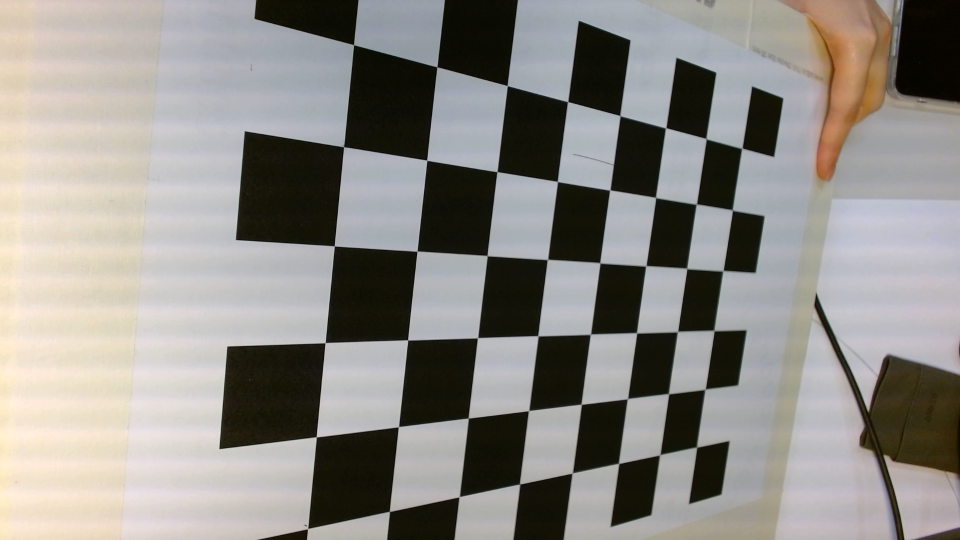
#> input picture calibration-coordinate-mapping/comparison_01_RAW.png, 1920 x 1080 px, given in place of the camera (shown at 1/2 size)
$ python detection_parameter_tuning.py --source camera --image ../calibration-coordinate-mapping/comparison_01_RAW.png
#> lines starting #> are read from the running program, lines starting #| are printed output that depends on the picture; after the words box and inside, x2 and y2 are one past the last pixel; in counts of white or black regions, pixels touching at a corner belong together
#> in _run_camera_mode, frame is the input picture: shape (1080, 1920, 3); mean B, G, R 134.8, 139.4, 142.4
from __future__ import annotations

import argparse
from dataclasses import dataclass
from pathlib import Path

import cv2
import numpy as np


@dataclass
class CalibrationSettings:
    """Detection settings mirrored from app/adapters/camera_vision.py defaults."""

    blur_kernel: int = 3
    canny_low: int = 50
    canny_high: int = 150
    dilate_kernel: int = 3
    dilate_iterations: int = 1
    area_min: int = 8000
    area_max: int = 150000
    approx_epsilon: float = 0.02
    vertices_min: int = 4
    vertices_max: int = 8
    aspect_min: float = 1.05
    aspect_max: float = 3.5
    max_mean_gray: int = 150


WINDOW_NAME = "NenaBot Detection Parameter Tuning"
TRACKBAR_WINDOW = "Detection Sliders"

DEFAULTS = CalibrationSettings()


def _nothing(_: int) -> None:
    return


def _odd(value: int) -> int:
    if value < 1:
        value = 1
    if value % 2 == 0:
        value += 1
    return value


def _create_trackbars() -> None:
    cv2.namedWindow(TRACKBAR_WINDOW, cv2.WINDOW_NORMAL)

    cv2.createTrackbar(
        "Blur kernel", TRACKBAR_WINDOW, DEFAULTS.blur_kernel, 31, _nothing
    )
    cv2.createTrackbar("Canny low", TRACKBAR_WINDOW, DEFAULTS.canny_low, 255, _nothing)
    cv2.createTrackbar(
        "Canny high", TRACKBAR_WINDOW, DEFAULTS.canny_high, 255, _nothing
    )
    cv2.createTrackbar(
        "Dilate kernel", TRACKBAR_WINDOW, DEFAULTS.dilate_kernel, 21, _nothing
    )
    cv2.createTrackbar(
        "Dilate iter", TRACKBAR_WINDOW, DEFAULTS.dilate_iterations, 10, _nothing
    )

    cv2.createTrackbar("Area min", TRACKBAR_WINDOW, DEFAULTS.area_min, 300000, _nothing)
    cv2.createTrackbar("Area max", TRACKBAR_WINDOW, DEFAULTS.area_max, 500000, _nothing)

    cv2.createTrackbar(
        "Approx eps x1000",
        TRACKBAR_WINDOW,
        int(DEFAULTS.approx_epsilon * 1000),
        100,
        _nothing,
    )
    cv2.createTrackbar(
        "Vertices min", TRACKBAR_WINDOW, DEFAULTS.vertices_min, 12, _nothing
    )
    cv2.createTrackbar(
        "Vertices max", TRACKBAR_WINDOW, DEFAULTS.vertices_max, 12, _nothing
    )

    cv2.createTrackbar(
        "Aspect min x100",
        TRACKBAR_WINDOW,
        int(DEFAULTS.aspect_min * 100),
        800,
        _nothing,
    )
    cv2.createTrackbar(
        "Aspect max x100",
        TRACKBAR_WINDOW,
        int(DEFAULTS.aspect_max * 100),
        800,
        _nothing,
    )
    cv2.createTrackbar(
        "Max mean gray", TRACKBAR_WINDOW, DEFAULTS.max_mean_gray, 255, _nothing
    )


def _read_settings() -> CalibrationSettings:
    blur_kernel = _odd(cv2.getTrackbarPos("Blur kernel", TRACKBAR_WINDOW))

    canny_low = cv2.getTrackbarPos("Canny low", TRACKBAR_WINDOW)
    canny_high = cv2.getTrackbarPos("Canny high", TRACKBAR_WINDOW)
    if canny_high <= canny_low:
        canny_high = min(255, canny_low + 1)

    dilate_kernel = max(1, cv2.getTrackbarPos("Dilate kernel", TRACKBAR_WINDOW))
    dilate_iterations = cv2.getTrackbarPos("Dilate iter", TRACKBAR_WINDOW)

    area_min = cv2.getTrackbarPos("Area min", TRACKBAR_WINDOW)
    area_max = cv2.getTrackbarPos("Area max", TRACKBAR_WINDOW)
    if area_max <= area_min:
        area_max = area_min + 1

    approx_eps = cv2.getTrackbarPos("Approx eps x1000", TRACKBAR_WINDOW) / 1000.0
    approx_eps = max(0.001, approx_eps)

    vertices_min = max(3, cv2.getTrackbarPos("Vertices min", TRACKBAR_WINDOW))
    vertices_max = max(3, cv2.getTrackbarPos("Vertices max", TRACKBAR_WINDOW))
    if vertices_max < vertices_min:
        vertices_max = vertices_min

    aspect_min = cv2.getTrackbarPos("Aspect min x100", TRACKBAR_WINDOW) / 100.0
    aspect_max = cv2.getTrackbarPos("Aspect max x100", TRACKBAR_WINDOW) / 100.0
    if aspect_max < aspect_min:
        aspect_max = aspect_min

    max_mean_gray = cv2.getTrackbarPos("Max mean gray", TRACKBAR_WINDOW)

    return CalibrationSettings(
        blur_kernel=blur_kernel,
        canny_low=canny_low,
        canny_high=canny_high,
        dilate_kernel=dilate_kernel,
        dilate_iterations=dilate_iterations,
        area_min=area_min,
        area_max=area_max,
        approx_epsilon=approx_eps,
        vertices_min=vertices_min,
        vertices_max=vertices_max,
        aspect_min=aspect_min,
        aspect_max=aspect_max,
        max_mean_gray=max_mean_gray,
    )


def detect_and_annotate(
    frame: np.ndarray, s: CalibrationSettings
) -> tuple[np.ndarray, np.ndarray, int]:
    gray = cv2.cvtColor(frame, cv2.COLOR_BGR2GRAY)
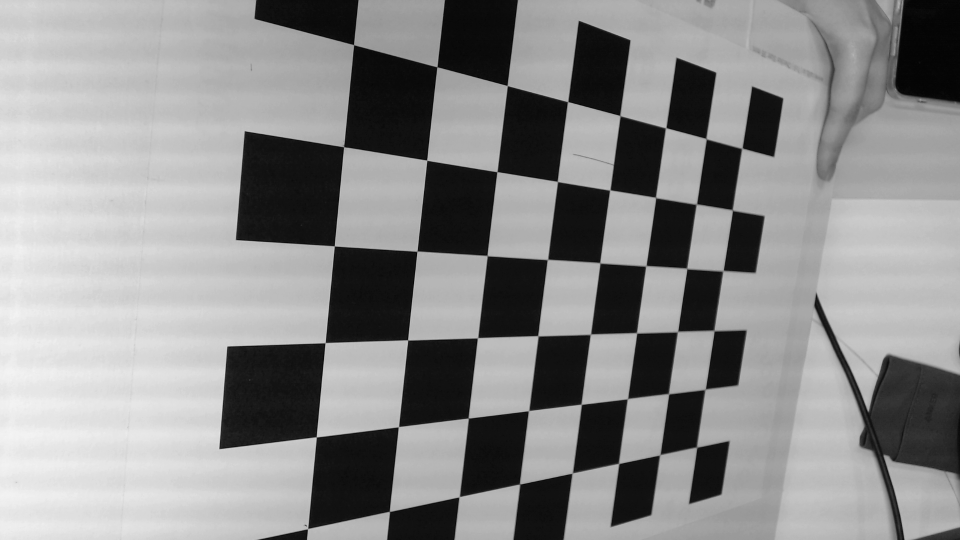
#> gray: shape (1080, 1920) (shown at 1/2 size); min 1, max 246, mean 139.8
    annotated = frame.copy()

    blurred = cv2.GaussianBlur(gray, (s.blur_kernel, s.blur_kernel), 0)
    edges = cv2.Canny(blurred, s.canny_low, s.canny_high)
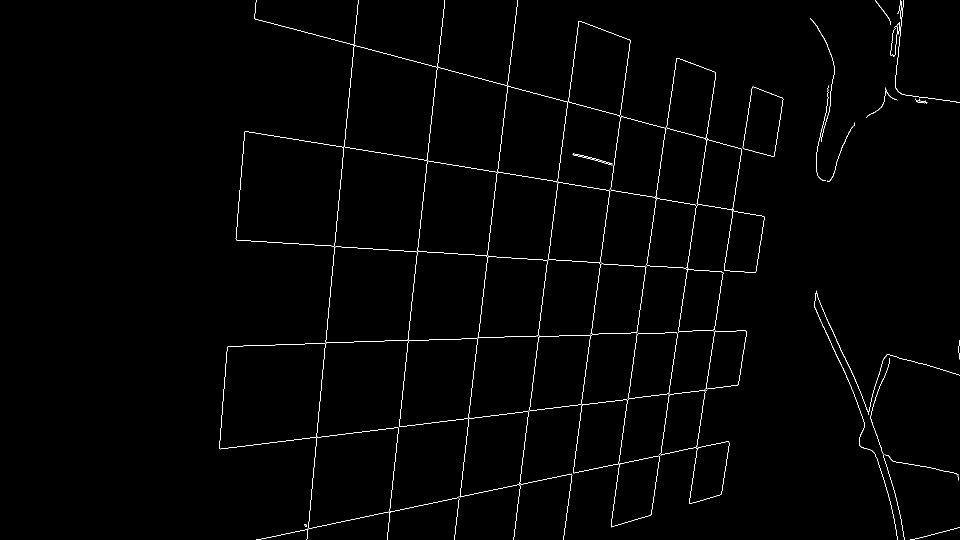
#> edges: shape (1080, 1920) (shown at 1/2 size); 0.91% white in thin lines or dots, all inside (x1, y1, x2, y2) = (438, 0, 1920, 1080)
    kernel = np.ones((s.dilate_kernel, s.dilate_kernel), np.uint8)
    edges = cv2.dilate(edges, kernel, iterations=s.dilate_iterations)
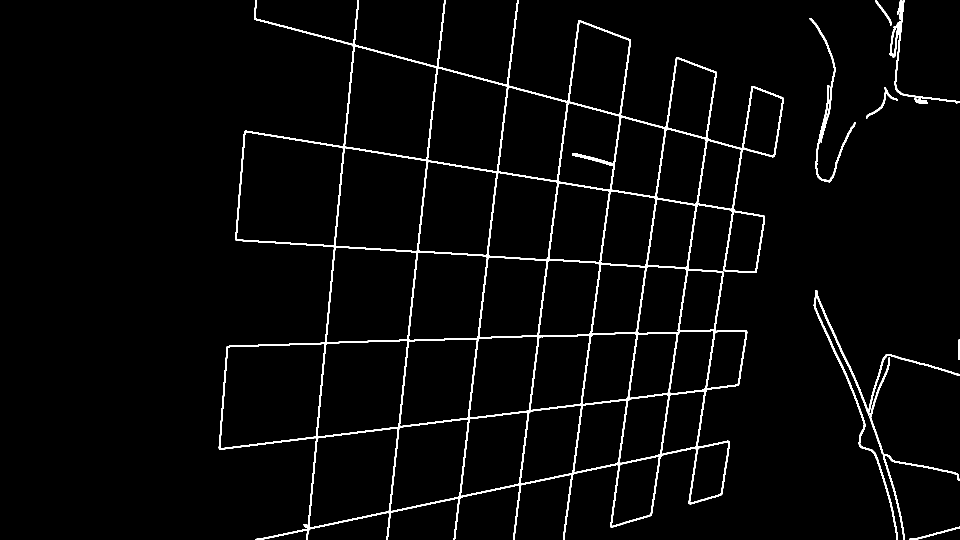
#> edges: shape (1080, 1920) (shown at 1/2 size); 3% white; 9 white regions

    contours, _ = cv2.findContours(edges, cv2.RETR_EXTERNAL, cv2.CHAIN_APPROX_SIMPLE)
#> contours = 9 contours; largest, box (x1, y1, x2, y2) and area: (437, 0, 1568, 1080) 757510, (1627, 580, 1920, 1080) 2915, (1779, 0, 1920, 208) 1849, (1619, 36, 1711, 365) 1634, (1739, 715, 1919, 1080) 1373

    detected = 0
    for contour in contours:
        area = cv2.contourArea(contour)
        if area < s.area_min or area > s.area_max:
            continue

        peri = cv2.arcLength(contour, True)
        approx = cv2.approxPolyDP(contour, s.approx_epsilon * peri, True)
        if len(approx) < s.vertices_min or len(approx) > s.vertices_max:
            continue

        rect = cv2.minAreaRect(contour)
        width_px, height_px = rect[1]
        if width_px == 0 or height_px == 0:
            continue

        aspect = max(width_px, height_px) / min(width_px, height_px)
        if aspect < s.aspect_min or aspect > s.aspect_max:
            continue

        mask = np.zeros(gray.shape, dtype=np.uint8)
        cv2.drawContours(mask, [contour], -1, 255, -1)
        if cv2.mean(gray, mask=mask)[0] > s.max_mean_gray:
            continue

        box = cv2.boxPoints(rect).astype(int)
        cv2.drawContours(annotated, [box], 0, (0, 255, 255), 2)
        center = tuple(map(int, rect[0]))
        cv2.drawMarker(annotated, center, (0, 255, 255), cv2.MARKER_CROSS, 12, 1)
        detected += 1
#> this loop made 9 passes
#> area on passes 1 to 9: 247.5, 1373, 84, 2915, 319.5, 1634, 1849, 189, 757510
#> after the loop, detected = 0

    cv2.putText(
        annotated,
        f"Detections: {detected}",
        (12, 24),
        cv2.FONT_HERSHEY_SIMPLEX,
        0.65,
        (255, 255, 255),
        2,
    )
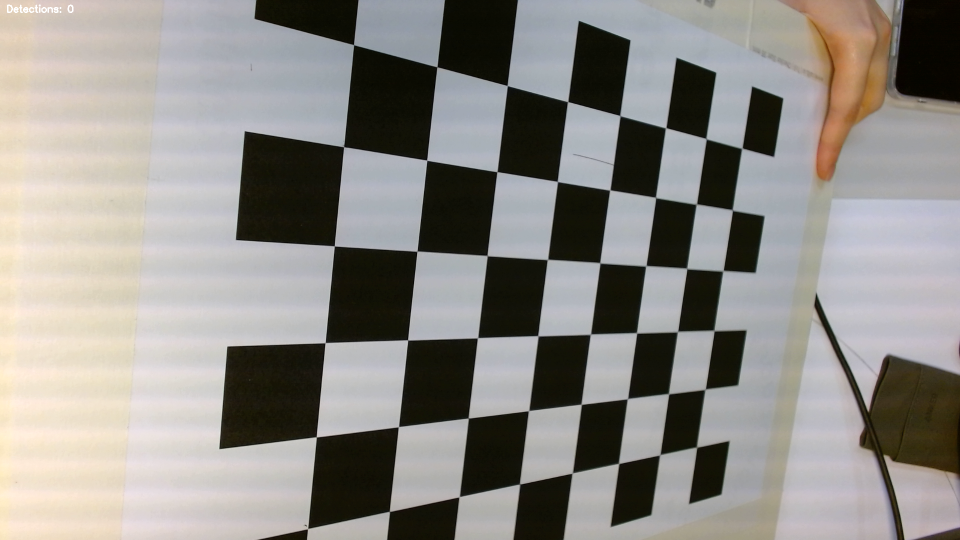
#> annotated: shape (1080, 1920, 3) (shown at 1/2 size); 0.04% of pixels changed, all inside (x1, y1, x2, y2) = (14, 9, 147, 26)

    return annotated, edges, detected


def _display_frame(annotated: np.ndarray, edges: np.ndarray) -> None:
    edges_bgr = cv2.cvtColor(edges, cv2.COLOR_GRAY2BGR)
#> edges_bgr: shape (1080, 1920, 3); 3% white; 9 white regions, largest, box (x1, y1, x2, y2) and area: (437, 0, 1568, 1080) 50644, (1627, 580, 1920, 1080) 3927, (1619, 36, 1711, 365) 2149

    h = min(annotated.shape[0], edges_bgr.shape[0])
#> h = 1080
    a = cv2.resize(annotated, (int(annotated.shape[1] * h / annotated.shape[0]), h))
    e = cv2.resize(edges_bgr, (int(edges_bgr.shape[1] * h / edges_bgr.shape[0]), h))

    combined = np.hstack([a, e])
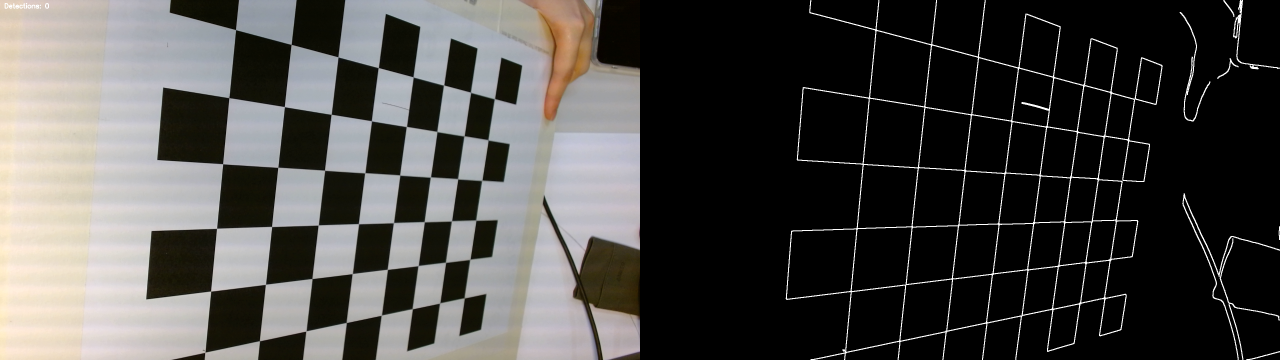
#> combined: shape (1080, 3840, 3) (shown at 1/3 size); mean B, G, R 71.2, 73.5, 75
    cv2.imshow(WINDOW_NAME, combined)


# [34 lines left out: function _print_settings, not called in this run]


def _choose_source(args: argparse.Namespace) -> tuple[str, str | None, int]:
    mode = args.source
    image = args.image
    camera_index = args.camera

    if mode is None:
        choice = (
            input("Choose source [c]amera / [i]mage (default: camera): ")
            .strip()
            .lower()
        )
        mode = "image" if choice.startswith("i") else "camera"

    if mode == "image" and image is None:
        image = input("Enter image path: ").strip()

    return mode, image, camera_index


# [19 lines left out: function _run_image_mode, not called in this run]


def _run_camera_mode(camera_index: int) -> None:
    cap = cv2.VideoCapture(camera_index)
    if not cap.isOpened():
        raise RuntimeError(f"Unable to open camera index {camera_index}")

    print("Camera mode controls: [q]=quit, [s]=print current settings")

    try:
        while True:
            ok, frame = cap.read()
            if not ok:
                continue

            settings = _read_settings()
            annotated, edges, _ = detect_and_annotate(frame, settings)
            _display_frame(annotated, edges)

            key = cv2.waitKey(1) & 0xFF
#> (key q is pressed here)
            if key == ord("q"):
                break
            if key == ord("s"):
                _print_settings(settings)
    finally:
        cap.release()


def main() -> None:
    parser = argparse.ArgumentParser(
        description="Interactive detection tuning for NenaBot battery contour detection"
    )
    parser.add_argument(
        "--source", choices=["camera", "image"], default=None, help="Input source mode"
    )
    parser.add_argument(
        "--image", default=None, help="Path to test image (required for image mode)"
    )
    parser.add_argument(
        "--camera", type=int, default=0, help="Camera index for camera mode"
    )
    args = parser.parse_args()

    mode, image_path, camera_index = _choose_source(args)

    cv2.namedWindow(WINDOW_NAME, cv2.WINDOW_NORMAL)
    _create_trackbars()

    print("\nCalibration controls:")
    print("- Move sliders in 'Detection Sliders' to tune contour detection")
    print("- Press 's' to print current values")
    print("- Press 'q' to quit")

    if mode == "image":
        if not image_path:
            raise ValueError("Image mode selected but no image path was provided")
        _run_image_mode(image_path)
    else:
        _run_camera_mode(camera_index)

    cv2.destroyAllWindows()


if __name__ == "__main__":
    main()
